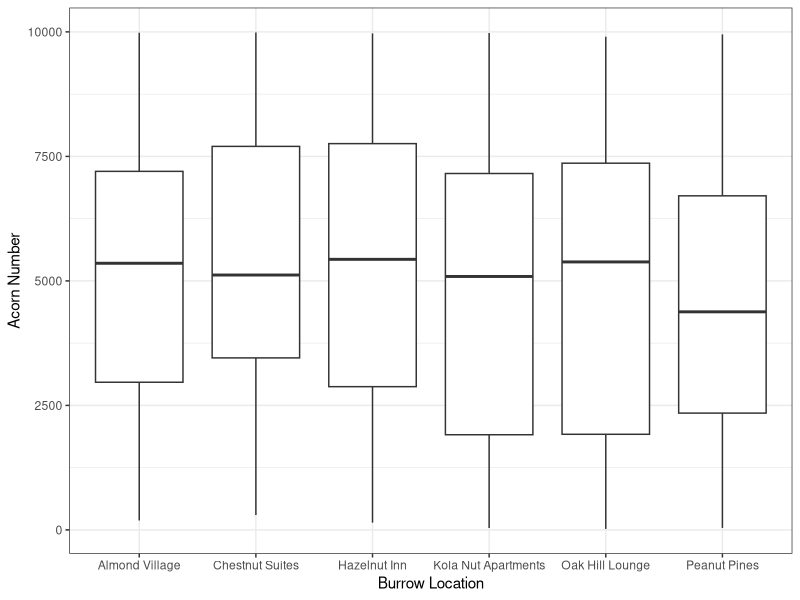
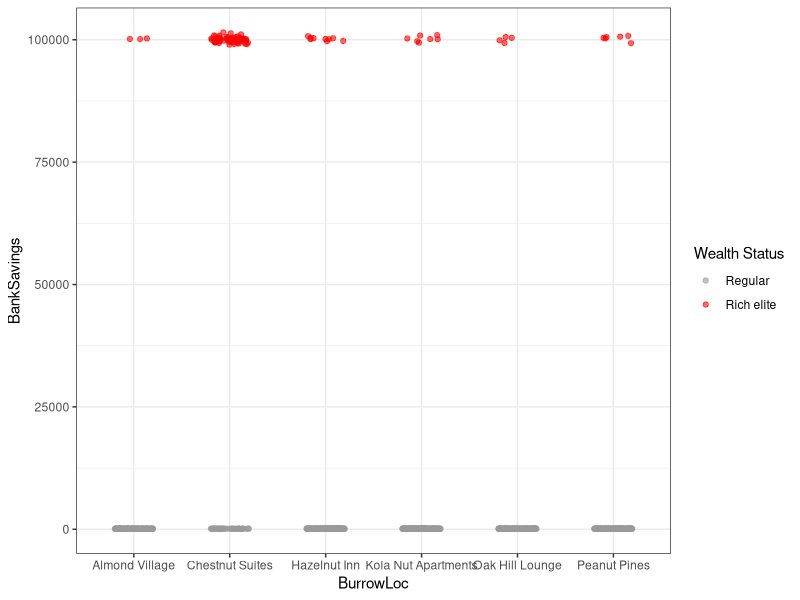
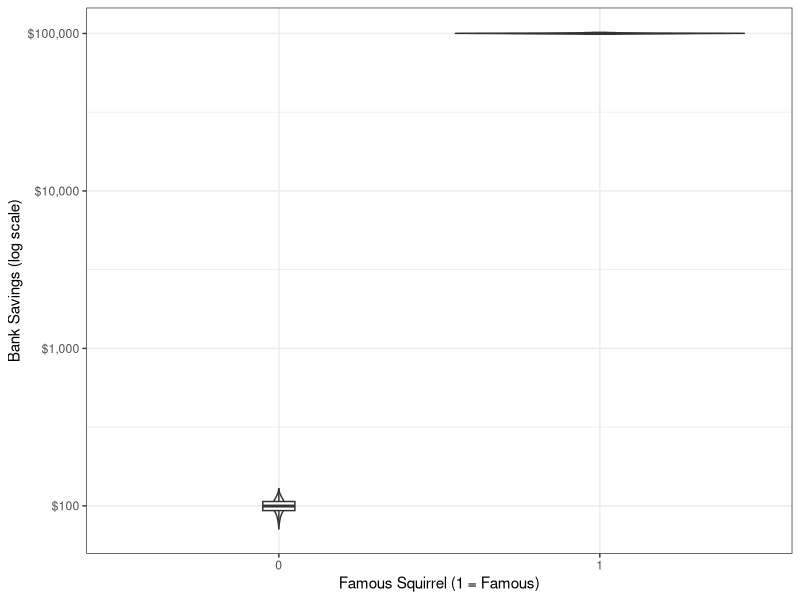

Recreate these plots in R, in order. (Note: this script raises an error after producing the figures.)
## ---- chunk 1
#ensure packages are installed
#load the necessary libraries
library(dplyr)
library(purrr)
library(lubridate)
library(ggplot2)


#set seed for reproducibility
set.seed(4274)

#define number of observations (squirrels) to generate
n_squirrels <- 1000

#create an empty dataframe with variable placeholders
syn_dat <- data.frame(
  SquirrelID = numeric(n_squirrels),
  Age = numeric(n_squirrels),
  Gender = character(n_squirrels),
  SquirrelHollywood = integer(n_squirrels),
  BurrowLoc = character(n_squirrels),
  MoveInDate = lubridate::as_date(character(n_squirrels)),
  AcornCount = numeric(n_squirrels),
  BankSavings = numeric(n_squirrels)
)

#Variable 1: SquirrelID
syn_dat$SquirrelID <- 1:n_squirrels

#Variable 2: Age (Numerical)
syn_dat$Age <- round(rnorm(n_squirrels, mean = 8, sd = 3), 1)

#Variable 3: Gender (Categorical)
syn_dat$Gender <- purrr::map_chr(sample(c("Male", "Female"), n_squirrels, replace = TRUE), as.character)

#Variable 4: Famous Status of Squirrel (Binary Variable, 0 = Not Famous, 1 = Famous)
syn_dat$SquirrelHollywood <- purrr::map_int(sample(0:1, n_squirrels, replace = TRUE, prob = c(0.90, 0.10)), as.integer)

#Variable 5: Burrow Location (Categorical)
##Assign Burrow Names
burrows <- c(
  "Chestnut Suites",
  "Oak Hill Lounge",
  "Hazelnut Inn",
  "Peanut Pines",
  "Almond Village",
  "Kola Nut Apartments"
)

#Assign probability of famous squirrel living in Chestnut Suites
prob_hollywood <- c(0.75, 0.05, 0.05, 0.05, 0.05, 0.05)
# A 75% chance of Chestnut Suites for famous squirrels

#Assign probability of nonfamous squirrel living anywhere
prob_regular <- c(0.05, 0.20, 0.20, 0.20, 0.15, 0.20)
# A 5% chance of Chestnut Suites for nonfamous squirrels

#Generate Burrow
syn_dat$BurrowLoc <- purrr::map_chr(
  syn_dat$SquirrelHollywood,
  function(h) {
    sample(
      burrows,
      size = 1,
      prob = if (h == 1) prob_hollywood else prob_regular
    )
  }
)

#Variable 6: Move-in Date (Date Variable)
syn_dat$MoveInDate <- lubridate::as_date(sample(seq(from = lubridate::as_date("2020-01-01"), to = lubridate::as_date("2025-12-31"), by = "days"), n_squirrels, replace = TRUE))

#Variable 7: Acorn Count (numerical)
syn_dat$AcornCount <- round(runif(n_squirrels, min = 5, max = 10000))

#Variable 8: Bank Savings (numerical)
syn_dat$BankSavings[syn_dat$SquirrelHollywood == 0] <- round(rnorm(sum(syn_dat$SquirrelHollywood == 0), mean = 100, sd = 10), 1)
syn_dat$BankSavings[syn_dat$SquirrelHollywood == 1] <- round(rnorm(sum(syn_dat$SquirrelHollywood == 1), mean = 100000, sd = 500), 1)

#Print the first few rows of the data
head(syn_dat)

#Save the simulated data to a CSV file
write.csv(syn_dat, "syn_dat_squirreltown.csv", row.names = FALSE)

#Preview the generated synthetic data
summary(syn_dat)

#Boxplot for Acorn Count and Bank Savings for Squirrels in Various Homes
ggplot(syn_dat, aes(x = BurrowLoc, y = AcornCount)) +
  geom_boxplot() +
  labs(x = "Burrow Location", y = "Acorn Number") +
  theme_bw()

#We see that the number of acorns per squirrel does not differ wildly across the burrow locations

#Jitter plot to highlight the rich squirrels with higher savings having a higher success rate of getting into Chestnut Suites
ggplot(syn_dat, aes(x = BurrowLoc, y = BankSavings)) +
  geom_jitter(
    aes(color = BankSavings > 80000),
    width = 0.2,
    alpha = 0.6
  ) +
  scale_color_manual(
    name = "Wealth Status",
    values = c("FALSE" = "gray60", "TRUE" = "red"),
    labels = c("Regular", "Rich elite")
  ) +
  theme_bw()

#A Violin plot to highlight the wealth inequality between famous and nonfamous squirrels
ggplot(syn_dat, aes(x = factor(SquirrelHollywood), y = BankSavings)) +
  geom_violin(alpha = 0.6) +
  geom_boxplot(width = 0.1, outlier.shape = NA) +
  scale_y_log10(labels = scales::dollar) +
  theme_bw() +
  labs(x = "Famous Squirrel (1 = Famous)", y = "Bank Savings (log scale)")

# Fit a logistic regression of Fame Status of Squirrels based on their Burrow Location
model <- glm(SquirrelHollywood ~ BurrowLoc,
             data = syn_dat,
             family = binomial)

#View Summary of Model
summary(model)

# Fit a logistic regression of Bank Savings of these Squirrels based on their Burrow Location

model2 <- lm(BankSavings_log ~ BurrowLoc, data = syn_dat)
summary(model2)

#Taken together, it appears that Burrow Location is a statistically strong indicator of fame status of squirrels, with being a resident of Chestnut Suites giving a statistically significant predictor of being a rich elite famous squirrel. In addition, burrow location, specifically Chestnut Suites, was a strong predictor of the bank savings of these squirrels, indicating that these Chestnut Suites squirrels are likely to have higher levels of savings.
